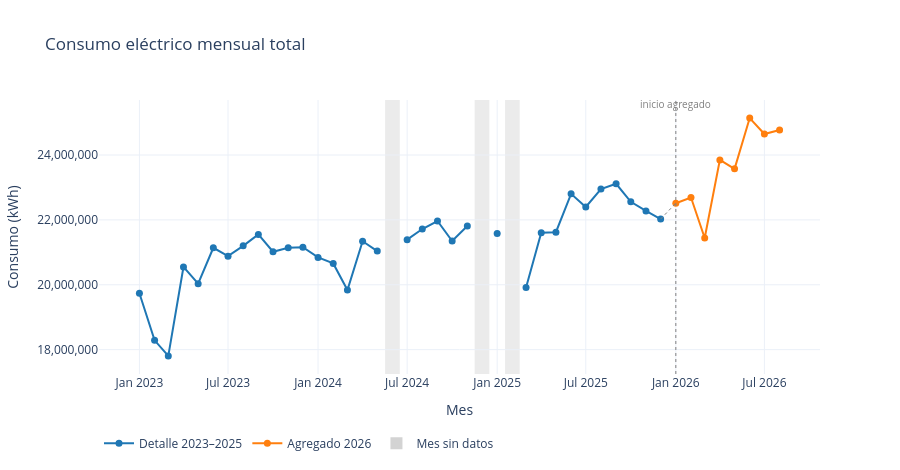

Notebook cell for this chart:
### Markdown cell above
## 4. Evolución del consumo y la facturación (preguntas 1 y 2)

**Qué gráfico:** serie mensual. Azul = detalle 2023–2025; naranja = agregado 2026; franjas grises = meses sin datos; la línea punteada une ambas etapas.
**Cómo leerlo:** pase el cursor para ver total, suministros y variaciones. Use el zoom (arrastrar) para acercarse.
**Limitación:** un hueco significa *no hay archivo*, no que se consumió cero.

### Code cell
def marca_vertical(fig, fecha, texto):
    fig.add_shape(type="line", x0=fecha, x1=fecha, y0=0, y1=1, xref="x", yref="paper",
                  line=dict(color="gray", dash="dot", width=1))
    fig.add_annotation(x=fecha, y=1.02, xref="x", yref="paper", text=texto, showarrow=False, font=dict(size=10, color="gray"))

def sombrear_faltantes(fig):
    for f in faltantes:
        fig.add_vrect(x0=f - pd.Timedelta(days=15), x1=f + pd.Timedelta(days=15),
                      fillcolor="lightgray", opacity=0.45, line_width=0, layer="below")
    fig.add_trace(go.Scatter(x=[None], y=[None], mode="markers", name="Mes sin datos",
                             marker=dict(symbol="square", size=12, color="lightgray")))

def texto_hover(col, unidad, d=0):
    out = []
    for f, r in m.iterrows():
        if r["estado"] == "sin datos":
            out.append(f"{f:%Y-%m}<br>SIN DATOS"); continue
        out.append(f"<b>{f:%Y-%m}</b> ({r['estado']})<br>{unidad}: {fmt_n(r[col], d)}"
                   f"<br>Suministros: {fmt_n(r['n'])}"
                   f"<br>Var. mensual: {fmt_pct(r[col + '_mom'])}<br>Var. interanual: {fmt_pct(r[col + '_yoy'])}")
    return out

def serie_mensual(col, titulo, ytitulo, unidad, d=0):
    hov = texto_hover(col, unidad, d)
    fig = go.Figure()
    for estado, color, nombre in [("detalle", COLOR_DETALLE, "Detalle 2023–2025"), ("agregado", COLOR_AGREGADO, "Agregado 2026")]:
        y = m[col].where(m["estado"] == estado)
        fig.add_trace(go.Scatter(x=m.index, y=y, mode="lines+markers", name=nombre, line=dict(color=color, width=2),
                                 marker=dict(size=7), hovertext=hov, hoverinfo="text", connectgaps=False))
    ult = m.index[m["estado"] == "detalle"].max(); pri = m.index[m["estado"] == "agregado"].min()
    if pd.notna(ult) and pd.notna(pri):
        fig.add_trace(go.Scatter(x=[ult, pri], y=[m.loc[ult, col], m.loc[pri, col]], mode="lines", showlegend=False,
                                 line=dict(color="gray", dash="dot", width=1), hoverinfo="skip"))
        marca_vertical(fig, pri, "inicio agregado")
    sombrear_faltantes(fig)
    fig.update_layout(title=titulo, xaxis_title="Mes", yaxis_title=ytitulo, hovermode="closest",
                      legend=dict(orientation="h", y=-0.2), height=470)
    fig.update_yaxes(tickformat=",.0f")
    return fig

serie_mensual("kwh", "Consumo eléctrico mensual total", "Consumo (kWh)", "Consumo kWh").show()

### Figure 1 — Plotly figure (JSON) as saved in the notebook; plotly's stock layout.template omitted (floating-point values rounded to 4 significant figures)
{"data": [{"connectgaps": false, "hoverinfo": "text", "hovertext": ["<b>2023-01</b> (detalle)<br>Consumo kWh: 19,738,537<br>Suministros: 336,736<br>Var. mensual: s/d<br>Var. interanual: s/d", "<b>2023-02</b> (detalle)<br>Consumo kWh: 18,285,802<br>Suministros: 336,784<br>Var. mensual: -7.4%<br>Var. interanual: s/d", "<b>2023-03</b> (detalle)<br>Consumo kWh: 17,806,276<br>Suministros: 336,988<br>Var. mensual: -2.6%<br>Var. interanual: s/d", "<b>2023-04</b> (detalle)<br>Consumo kWh: 20,549,178<br>Suministros: 337,450<br>Var. mensual: +15.4%<br>Var. interanual: s/d", "<b>2023-05</b> (detalle)<br>Consumo kWh: 20,034,635<br>Suministros: 338,474<br>Var. mensual: -2.5%<br>Var. interanual: s/d", "<b>2023-06</b> (detalle)<br>Consumo kWh: 21,139,995<br>Suministros: 339,871<br>Var. mensual: +5.5%<br>Var. interanual: s/d", "<b>2023-07</b> (detalle)<br>Consumo kWh: 20,881,936<br>Suministros: 340,633<br>Var. mensual: -1.2%<br>Var. interanual: s/d", "<b>2023-08</b> (detalle)<br>Consumo kWh: 21,200,020<br>Suministros: 341,198<br>Var. mensual: +1.5%<br>Var. interanual: s/d", "<b>2023-09</b> (detalle)<br>Consumo kWh: 21,551,889<br>Suministros: 341,642<br>Var. mensual: +1.7%<br>Var. interanual: s/d", "<b>2023-10</b> (detalle)<br>Consumo kWh: 21,017,793<br>Suministros: 342,269<br>Var. mensual: -2.5%<br>Var. interanual: s/d", "<b>2023-11</b> (detalle)<br>Consumo kWh: 21,143,876<br>Suministros: 342,839<br>Var. mensual: +0.6%<br>Var. interanual: s/d", "<b>2023-12</b> (detalle)<br>Consumo kWh: 21,156,799<br>Suministros: 343,082<br>Var. mensual: +0.1%<br>Var. interanual: s/d", "<b>2024-01</b> (detalle)<br>Consumo kWh: 20,842,695<br>Suministros: 343,447<br>Var. mensual: -1.5%<br>Var. interanual: +5.6%", "<b>2024-02</b> (detalle)<br>Consumo kWh: 20,658,383<br>Suministros: 344,103<br>Var. mensual: -0.9%<br>Var. interanual: +13.0%", "<b>2024-03</b> (detalle)<br>Consumo kWh: 19,836,066<br>Suministros: 344,496<br>Var. mensual: -4.0%<br>Var. interanual: +11.4%", "<b>2024-04</b> (detalle)<br>Consumo kWh: 21,341,977<br>Suministros: 345,299<br>Var. mensual: +7.6%<br>Var. interanual: +3.9%", "<b>2024-05</b> (detalle)<br>Consumo kWh: 21,038,643<br>Suministros: 345,207<br>Var. mensual: -1.4%<br>Var. interanual: +5.0%", "2024-06<br>SIN DATOS", "<b>2024-07</b> (detalle)<br>Consumo kWh: 21,391,577<br>Suministros: 346,144<br>Var. mensual: s/d<br>Var. interanual: +2.4%", "<b>2024-08</b> (detalle)<br>Consumo kWh: 21,718,194<br>Suministros: 346,807<br>Var. mensual: +1.5%<br>Var. interanual: +2.4%", "<b>2024-09</b> (detalle)<br>Consumo kWh: 21,965,054<br>Suministros: 349,490<br>Var. mensual: +1.1%<br>Var. interanual: +1.9%", "<b>2024-10</b> (detalle)<br>Consumo kWh: 21,347,584<br>Suministros: 349,593<br>Var. mensual: -2.8%<br>Var. interanual: +1.6%", "<b>2024-11</b> (detalle)<br>Consumo kWh: 21,814,216<br>Suministros: 349,854<br>Var. mensual: +2.2%<br>Var. interanual: +3.2%", "2024-12<br>SIN DATOS", "<b>2025-01</b> (detalle)<br>Consumo kWh: 21,583,336<br>Suministros: 350,349<br>Var. mensual: s/d<br>Var. interanual: +3.6%", "2025-02<br>SIN DATOS", "<b>2025-03</b> (detalle)<br>Consumo kWh: 19,916,088<br>Suministros: 351,342<br>Var. mensual: s/d<br>Var. interanual: +0.4%", "<b>2025-04</b> (detalle)<br>Consumo kWh: 21,602,620<br>Suministros: 352,301<br>Var. mensual: +8.5%<br>Var. interanual: +1.2%", "<b>2025-05</b> (detalle)<br>Consumo kWh: 21,620,784<br>Suministros: 353,204<br>Var. mensual: +0.1%<br>Var. interanual: +2.8%", "<b>2025-06</b> (detalle)<br>Consumo kWh: 22,802,533<br>Suministros: 353,523<br>Var. mensual: +5.5%<br>Var. interanual: s/d", "<b>2025-07</b> (detalle)<br>Consumo kWh: 22,398,730<br>Suministros: 354,038<br>Var. mensual: -1.8%<br>Var. interanual: +4.7%", "<b>2025-08</b> (detalle)<br>Consumo kWh: 22,952,371<br>Suministros: 354,237<br>Var. mensual: +2.5%<br>Var. interanual: +5.7%", "<b>2025-09</b> (detalle)<br>Consumo kWh: 23,113,600<br>Suministros: 355,145<br>Var. mensual: +0.7%<br>Var. interanual: +5.2%", "<b>2025-10</b> (detalle)<br>Consumo kWh: 22,558,400<br>Suministros: 355,536<br>Var. mensual: -2.4%<br>Var. interanual: +5.7%", "<b>2025-11</b> (detalle)<br>Consumo kWh: 22,277,987<br>Suministros: 355,637<br>Var. mensual: -1.2%<br>Var. interanual: +2.1%", "<b>2025-12</b> (detalle)<br>Consumo kWh: 22,025,719<br>Suministros: 355,035<br>Var. mensual: -1.1%<br>Var. interanual: s/d", "<b>2026-01</b> (agregado)<br>Consumo kWh: 22,514,644<br>Suministros: 355,341<br>Var. mensual: +2.2%<br>Var. interanual: +4.3%", "<b>2026-02</b> (agregado)<br>Consumo kWh: 22,690,108<br>Suministros: 356,488<br>Var. mensual: +0.8%<br>Var. interanual: s/d", "<b>2026-03</b> (agregado)<br>Consumo kWh: 21,441,124<br>Suministros: 357,497<br>Var. mensual: -5.5%<br>Var. interanual: +7.7%", "<b>2026-04</b> (agregado)<br>Consumo kWh: 23,849,514<br>Suministros: 360,602<br>Var. mensual: +11.2%<br>Var. interanual: +10.4%", "<b>2026-05</b> (agregado)<br>Consumo kWh: 23,573,022<br>Suministros: 364,219<br>Var. mensual: -1.2%<br>Var. interanual: +9.0%", "<b>2026-06</b> (agregado)<br>Consumo kWh: 25,139,146<br>Suministros: 364,911<br>Var. mensual: +6.6%<br>Var. interanual: +10.2%", "<b>2026-07</b> (agregado)<br>Consumo kWh: 24,646,741<br>Suministros: 365,881<br>Var. mensual: -2.0%<br>Var. interanual: +10.0%", "<b>2026-08</b> (agregado)<br>Consumo kWh: 24,772,824<br>Suministros: 366,818<br>Var. mensual: +0.5%<br>Var. interanual: +7.9%"], "line": {"color": "#1f77b4", "width": 2}, "marker": {"size": 7}, "mode": "lines+markers", "name": "Detalle 2023–2025", "type": "scatter", "x": ["2023-01-01T00:00:00.000000", "2023-02-01T00:00:00.000000", "2023-03-01T00:00:00.000000", "2023-04-01T00:00:00.000000", "2023-05-01T00:00:00.000000", "2023-06-01T00:00:00.000000", "2023-07-01T00:00:00.000000", "2023-08-01T00:00:00.000000", "2023-09-01T00:00:00.000000", "2023-10-01T00:00:00.000000", "2023-11-01T00:00:00.000000", "2023-12-01T00:00:00.000000", "2024-01-01T00:00:00.000000", "2024-02-01T00:00:00.000000", "2024-03-01T00:00:00.000000", "2024-04-01T00:00:00.000000", "2024-05-01T00:00:00.000000", "2024-06-01T00:00:00.000000", "2024-07-01T00:00:00.000000", "2024-08-01T00:00:00.000000", "2024-09-01T00:00:00.000000", "2024-10-01T00:00:00.000000", "2024-11-01T00:00:00.000000", "2024-12-01T00:00:00.000000", "2025-01-01T00:00:00.000000", "2025-02-01T00:00:00.000000", "2025-03-01T00:00:00.000000", "2025-04-01T00:00:00.000000", "2025-05-01T00:00:00.000000", "2025-06-01T00:00:00.000000", "2025-07-01T00:00:00.000000", "2025-08-01T00:00:00.000000", "2025-09-01T00:00:00.000000", "2025-10-01T00:00:00.000000", "2025-11-01T00:00:00.000000", "2025-12-01T00:00:00.000000", "2026-01-01T00:00:00.000000", "2026-02-01T00:00:00.000000", "2026-03-01T00:00:00.000000", "2026-04-01T00:00:00.000000", "2026-05-01T00:00:00.000000", "2026-06-01T00:00:00.000000", "2026-07-01T00:00:00.000000", "2026-08-01T00:00:00.000000"], "y": [19740000.0, 18290000.0, 17810000.0, 20550000.0, 20030000.0, 21140000.0, 20880000.0, 21200000.0, 21550000.0, 21020000.0, 21140000.0, 21160000.0, 20840000.0, 20660000.0, 19840000.0, 21340000.0, 21040000.0, NaN, 21390000.0, 21720000.0, 21970000.0, 21350000.0, 21810000.0, NaN, 21580000.0, NaN, 19920000.0, 21600000.0, 21620000.0, 22800000.0, 22400000.0, 22950000.0, 23110000.0, 22560000.0, 22280000.0, 22030000.0, NaN, NaN, NaN, NaN, NaN, NaN, NaN, NaN]}, {"connectgaps": false, "hoverinfo": "text", "hovertext": ["<b>2023-01</b> (detalle)<br>Consumo kWh: 19,738,537<br>Suministros: 336,736<br>Var. mensual: s/d<br>Var. interanual: s/d", "<b>2023-02</b> (detalle)<br>Consumo kWh: 18,285,802<br>Suministros: 336,784<br>Var. mensual: -7.4%<br>Var. interanual: s/d", "<b>2023-03</b> (detalle)<br>Consumo kWh: 17,806,276<br>Suministros: 336,988<br>Var. mensual: -2.6%<br>Var. interanual: s/d", "<b>2023-04</b> (detalle)<br>Consumo kWh: 20,549,178<br>Suministros: 337,450<br>Var. mensual: +15.4%<br>Var. interanual: s/d", "<b>2023-05</b> (detalle)<br>Consumo kWh: 20,034,635<br>Suministros: 338,474<br>Var. mensual: -2.5%<br>Var. interanual: s/d", "<b>2023-06</b> (detalle)<br>Consumo kWh: 21,139,995<br>Suministros: 339,871<br>Var. mensual: +5.5%<br>Var. interanual: s/d", "<b>2023-07</b> (detalle)<br>Consumo kWh: 20,881,936<br>Suministros: 340,633<br>Var. mensual: -1.2%<br>Var. interanual: s/d", "<b>2023-08</b> (detalle)<br>Consumo kWh: 21,200,020<br>Suministros: 341,198<br>Var. mensual: +1.5%<br>Var. interanual: s/d", "<b>2023-09</b> (detalle)<br>Consumo kWh: 21,551,889<br>Suministros: 341,642<br>Var. mensual: +1.7%<br>Var. interanual: s/d", "<b>2023-10</b> (detalle)<br>Consumo kWh: 21,017,793<br>Suministros: 342,269<br>Var. mensual: -2.5%<br>Var. interanual: s/d", "<b>2023-11</b> (detalle)<br>Consumo kWh: 21,143,876<br>Suministros: 342,839<br>Var. mensual: +0.6%<br>Var. interanual: s/d", "<b>2023-12</b> (detalle)<br>Consumo kWh: 21,156,799<br>Suministros: 343,082<br>Var. mensual: +0.1%<br>Var. interanual: s/d", "<b>2024-01</b> (detalle)<br>Consumo kWh: 20,842,695<br>Suministros: 343,447<br>Var. mensual: -1.5%<br>Var. interanual: +5.6%", "<b>2024-02</b> (detalle)<br>Consumo kWh: 20,658,383<br>Suministros: 344,103<br>Var. mensual: -0.9%<br>Var. interanual: +13.0%", "<b>2024-03</b> (detalle)<br>Consumo kWh: 19,836,066<br>Suministros: 344,496<br>Var. mensual: -4.0%<br>Var. interanual: +11.4%", "<b>2024-04</b> (detalle)<br>Consumo kWh: 21,341,977<br>Suministros: 345,299<br>Var. mensual: +7.6%<br>Var. interanual: +3.9%", "<b>2024-05</b> (detalle)<br>Consumo kWh: 21,038,643<br>Suministros: 345,207<br>Var. mensual: -1.4%<br>Var. interanual: +5.0%", "2024-06<br>SIN DATOS", "<b>2024-07</b> (detalle)<br>Consumo kWh: 21,391,577<br>Suministros: 346,144<br>Var. mensual: s/d<br>Var. interanual: +2.4%", "<b>2024-08</b> (detalle)<br>Consumo kWh: 21,718,194<br>Suministros: 346,807<br>Var. mensual: +1.5%<br>Var. interanual: +2.4%", "<b>2024-09</b> (detalle)<br>Consumo kWh: 21,965,054<br>Suministros: 349,490<br>Var. mensual: +1.1%<br>Var. interanual: +1.9%", "<b>2024-10</b> (detalle)<br>Consumo kWh: 21,347,584<br>Suministros: 349,593<br>Var. mensual: -2.8%<br>Var. interanual: +1.6%", "<b>2024-11</b> (detalle)<br>Consumo kWh: 21,814,216<br>Suministros: 349,854<br>Var. mensual: +2.2%<br>Var. interanual: +3.2%", "2024-12<br>SIN DATOS", "<b>2025-01</b> (detalle)<br>Consumo kWh: 21,583,336<br>Suministros: 350,349<br>Var. mensual: s/d<br>Var. interanual: +3.6%", "2025-02<br>SIN DATOS", "<b>2025-03</b> (detalle)<br>Consumo kWh: 19,916,088<br>Suministros: 351,342<br>Var. mensual: s/d<br>Var. interanual: +0.4%", "<b>2025-04</b> (detalle)<br>Consumo kWh: 21,602,620<br>Suministros: 352,301<br>Var. mensual: +8.5%<br>Var. interanual: +1.2%", "<b>2025-05</b> (detalle)<br>Consumo kWh: 21,620,784<br>Suministros: 353,204<br>Var. mensual: +0.1%<br>Var. interanual: +2.8%", "<b>2025-06</b> (detalle)<br>Consumo kWh: 22,802,533<br>Suministros: 353,523<br>Var. mensual: +5.5%<br>Var. interanual: s/d", "<b>2025-07</b> (detalle)<br>Consumo kWh: 22,398,730<br>Suministros: 354,038<br>Var. mensual: -1.8%<br>Var. interanual: +4.7%", "<b>2025-08</b> (detalle)<br>Consumo kWh: 22,952,371<br>Suministros: 354,237<br>Var. mensual: +2.5%<br>Var. interanual: +5.7%", "<b>2025-09</b> (detalle)<br>Consumo kWh: 23,113,600<br>Suministros: 355,145<br>Var. mensual: +0.7%<br>Var. interanual: +5.2%", "<b>2025-10</b> (detalle)<br>Consumo kWh: 22,558,400<br>Suministros: 355,536<br>Var. mensual: -2.4%<br>Var. interanual: +5.7%", "<b>2025-11</b> (detalle)<br>Consumo kWh: 22,277,987<br>Suministros: 355,637<br>Var. mensual: -1.2%<br>Var. interanual: +2.1%", "<b>2025-12</b> (detalle)<br>Consumo kWh: 22,025,719<br>Suministros: 355,035<br>Var. mensual: -1.1%<br>Var. interanual: s/d", "<b>2026-01</b> (agregado)<br>Consumo kWh: 22,514,644<br>Suministros: 355,341<br>Var. mensual: +2.2%<br>Var. interanual: +4.3%", "<b>2026-02</b> (agregado)<br>Consumo kWh: 22,690,108<br>Suministros: 356,488<br>Var. mensual: +0.8%<br>Var. interanual: s/d", "<b>2026-03</b> (agregado)<br>Consumo kWh: 21,441,124<br>Suministros: 357,497<br>Var. mensual: -5.5%<br>Var. interanual: +7.7%", "<b>2026-04</b> (agregado)<br>Consumo kWh: 23,849,514<br>Suministros: 360,602<br>Var. mensual: +11.2%<br>Var. interanual: +10.4%", "<b>2026-05</b> (agregado)<br>Consumo kWh: 23,573,022<br>Suministros: 364,219<br>Var. mensual: -1.2%<br>Var. interanual: +9.0%", "<b>2026-06</b> (agregado)<br>Consumo kWh: 25,139,146<br>Suministros: 364,911<br>Var. mensual: +6.6%<br>Var. interanual: +10.2%", "<b>2026-07</b> (agregado)<br>Consumo kWh: 24,646,741<br>Suministros: 365,881<br>Var. mensual: -2.0%<br>Var. interanual: +10.0%", "<b>2026-08</b> (agregado)<br>Consumo kWh: 24,772,824<br>Suministros: 366,818<br>Var. mensual: +0.5%<br>Var. interanual: +7.9%"], "line": {"color": "#ff7f0e", "width": 2}, "marker": {"size": 7}, "mode": "lines+markers", "name": "Agregado 2026", "type": "scatter", "x": ["2023-01-01T00:00:00.000000", "2023-02-01T00:00:00.000000", "2023-03-01T00:00:00.000000", "2023-04-01T00:00:00.000000", "2023-05-01T00:00:00.000000", "2023-06-01T00:00:00.000000", "2023-07-01T00:00:00.000000", "2023-08-01T00:00:00.000000", "2023-09-01T00:00:00.000000", "2023-10-01T00:00:00.000000", "2023-11-01T00:00:00.000000", "2023-12-01T00:00:00.000000", "2024-01-01T00:00:00.000000", "2024-02-01T00:00:00.000000", "2024-03-01T00:00:00.000000", "2024-04-01T00:00:00.000000", "2024-05-01T00:00:00.000000", "2024-06-01T00:00:00.000000", "2024-07-01T00:00:00.000000", "2024-08-01T00:00:00.000000", "2024-09-01T00:00:00.000000", "2024-10-01T00:00:00.000000", "2024-11-01T00:00:00.000000", "2024-12-01T00:00:00.000000", "2025-01-01T00:00:00.000000", "2025-02-01T00:00:00.000000", "2025-03-01T00:00:00.000000", "2025-04-01T00:00:00.000000", "2025-05-01T00:00:00.000000", "2025-06-01T00:00:00.000000", "2025-07-01T00:00:00.000000", "2025-08-01T00:00:00.000000", "2025-09-01T00:00:00.000000", "2025-10-01T00:00:00.000000", "2025-11-01T00:00:00.000000", "2025-12-01T00:00:00.000000", "2026-01-01T00:00:00.000000", "2026-02-01T00:00:00.000000", "2026-03-01T00:00:00.000000", "2026-04-01T00:00:00.000000", "2026-05-01T00:00:00.000000", "2026-06-01T00:00:00.000000", "2026-07-01T00:00:00.000000", "2026-08-01T00:00:00.000000"], "y": [NaN, NaN, NaN, NaN, NaN, NaN, NaN, NaN, NaN, NaN, NaN, NaN, NaN, NaN, NaN, NaN, NaN, NaN, NaN, NaN, NaN, NaN, NaN, NaN, NaN, NaN, NaN, NaN, NaN, NaN, NaN, NaN, NaN, NaN, NaN, NaN, 22510000.0, 22690000.0, 21440000.0, 23850000.0, 23570000.0, 25140000.0, 24650000.0, 24770000.0]}, {"hoverinfo": "skip", "line": {"color": "gray", "dash": "dot", "width": 1}, "mode": "lines", "showlegend": false, "type": "scatter", "x": ["2025-12-01T00:00:00", "2026-01-01T00:00:00"], "y": [22030000.0, 22510000.0]}, {"marker": {"color": "lightgray", "size": 12, "symbol": "square"}, "mode": "markers", "name": "Mes sin datos", "type": "scatter", "x": [null], "y": [null]}], "layout": {"annotations": [{"font": {"color": "gray", "size": 10}, "showarrow": false, "text": "inicio agregado", "x": "2026-01-01T00:00:00", "xref": "x", "y": 1.02, "yref": "paper"}], "height": 470, "hovermode": "closest", "legend": {"orientation": "h", "y": -0.2}, "shapes": [{"line": {"color": "gray", "dash": "dot", "width": 1}, "type": "line", "x0": "2026-01-01T00:00:00", "x1": "2026-01-01T00:00:00", "xref": "x", "y0": 0, "y1": 1, "yref": "paper"}, {"fillcolor": "lightgray", "layer": "below", "line": {"width": 0}, "opacity": 0.45, "type": "rect", "x0": "2024-05-17T00:00:00", "x1": "2024-06-16T00:00:00", "xref": "x", "y0": 0, "y1": 1, "yref": "y domain"}, {"fillcolor": "lightgray", "layer": "below", "line": {"width": 0}, "opacity": 0.45, "type": "rect", "x0": "2024-11-16T00:00:00", "x1": "2024-12-16T00:00:00", "xref": "x", "y0": 0, "y1": 1, "yref": "y domain"}, {"fillcolor": "lightgray", "layer": "below", "line": {"width": 0}, "opacity": 0.45, "type": "rect", "x0": "2025-01-17T00:00:00", "x1": "2025-02-16T00:00:00", "xref": "x", "y0": 0, "y1": 1, "yref": "y domain"}], "title": {"text": "Consumo eléctrico mensual total"}, "xaxis": {"title": {"text": "Mes"}}, "yaxis": {"tickformat": ",.0f", "title": {"text": "Consumo (kWh)"}}}}
